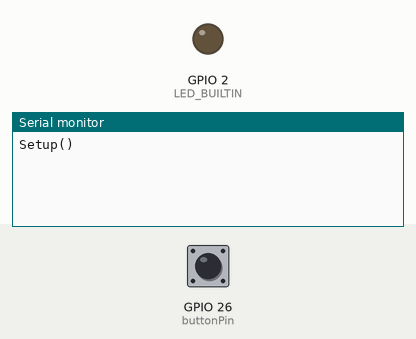
Simulated run of this program. Board: ESP32. Shown: output pins drawn as LEDs (lit = HIGH), the last lines printed to the serial monitor. The inputs (shaded band) are chosen by the test bench; at power-on: GPIO 26 (buttonPin) LOW.

Above: at 1.2 s.
1.3 s: GPIO 26 (buttonPin) pulled HIGH for 0.15 s
At 1.43 s:
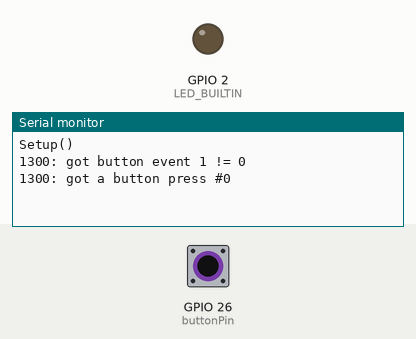
At 2.2 s:
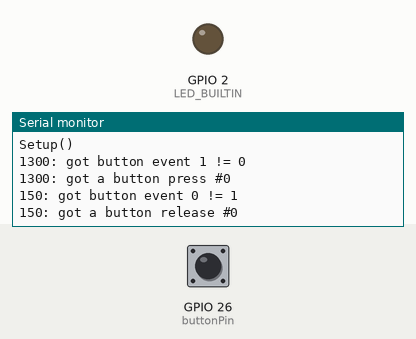

The program:

main.cpp
```cpp
#include <Arduino.h>
#include <SPIFFS.h>

#include "blink.h"


const int buttonPin = 26;    // the number of the pushbutton pin

// Variables will change:
int buttonState;             // the current reading from the input pin
int lastButtonState = LOW;   // the previous reading from the input pin
int buttonCount = 0;

// the following variables are unsigned longs because the time, measured in
// milliseconds, will quickly become a bigger number than can be stored in an int.
unsigned long lastStateChange = 0;  // the last time the output pin was toggled
unsigned long now = 0;  // the last time the output pin was toggled
unsigned long debounceDelay = 100;    // the debounce time; increase if the output flickers
unsigned long sequenceDelay = 500;  // end button count sequence after no additional actibity


void setup() {
  // put your setup code here, to run once:
  // initialize digital pin LED_BUILTIN as an output.
  pinMode(LED_BUILTIN, OUTPUT);
  // initialize digital pin button_pin as an input.
  pinMode(buttonPin, INPUT);

  Serial.begin(9600);
  Serial.println("Setup()");

}


void loop() {

  // read the state of the switch into a local variable:
  int reading = digitalRead(buttonPin);

  // check to see if you just pressed the button
  // (i.e. the input went from LOW to HIGH), and you've waited long enough
  // since the last press to ignore any noise:

  // If the switch changed, due to noise or pressing:
  if (reading != lastButtonState) {
    now = millis();

    if ((now - lastStateChange) > debounceDelay) {
      // whatever the reading is at, it's been there for longer than the debounce
      // delay, so take it as the actual current state:

      // if the button state has changed:
      if (reading != buttonState) {
        Serial.printf("%u: got button event %d != %d \n", now - lastStateChange, reading, buttonState);
        buttonState = reading;

        if (buttonState == LOW) {
          Serial.printf("%u: got a button release #%d \n", now - lastStateChange, buttonCount);
          buttonCount++;
        } else {
          Serial.printf("%u: got a button press #%d \n", now - lastStateChange, buttonCount);
        }
      }
    }

    // save the reading. Next time through the loop, it'll be the lastButtonState:
    lastButtonState = reading;
    // reset the debouncing timer
    lastStateChange = now;
  }

  /*

  // if there is no state change for some time check for actions
  if (buttonCount > 0) {
    if ((now - lastStateChange) > sequenceDelay) {
      if (buttonState == LOW) {
        Serial.printf("%ul: Long button press \n", now);
      } else {
        Serial.printf("%ul: Reset button count \n", now);
      }
      buttonCount = 0;
    }
  }
  */

}
```

blink.cpp
```cpp
#include <Arduino.h>
#include "blink.h"


void blink(int num) {

  for (int i=0; i<num; i++) {
    digitalWrite(LED_BUILTIN, HIGH);   // turn the LED on (HIGH is the voltage level)
    delay(500);                       // wait for a second
    digitalWrite(LED_BUILTIN, LOW);    // turn the LED off by making the voltage LOW
    delay(500);                       // wait for a second
  }

}
```

blink.h
```cpp
#ifndef blink_h
#define blink_h

    void blink(int num);

#endif
```

Measured:
- after the input at 1.3 s, the serial monitor: prints a new line at once (image 1)
